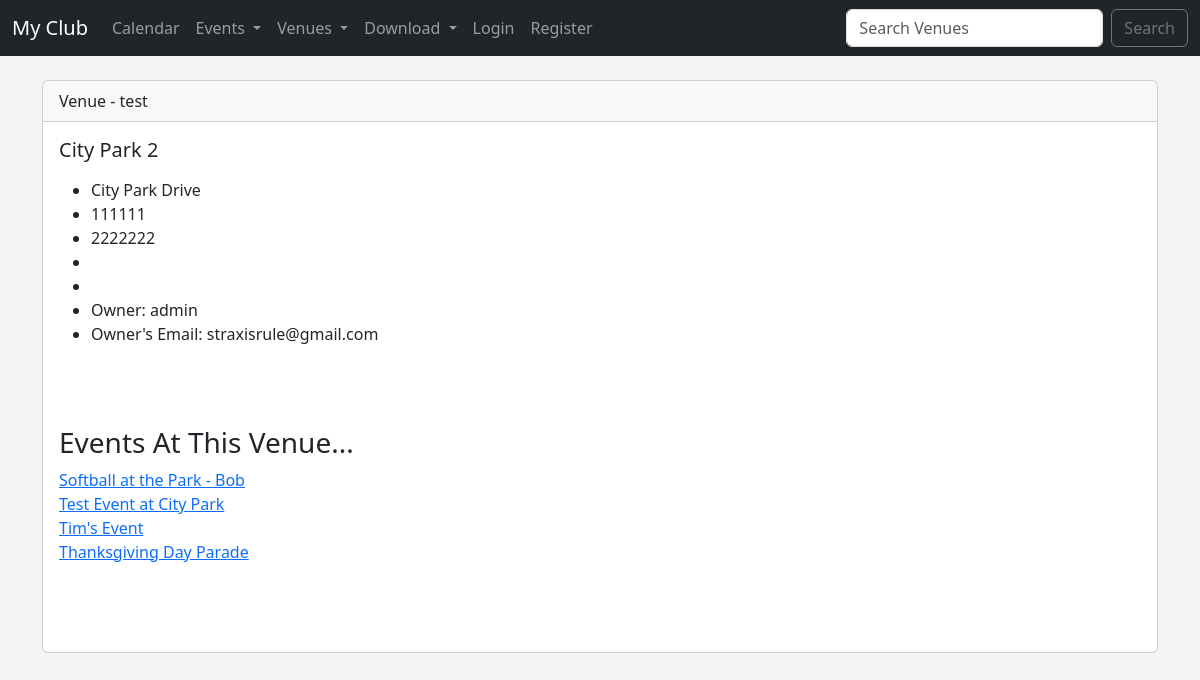
The page /show_venue/5 on the database as committed earlier.
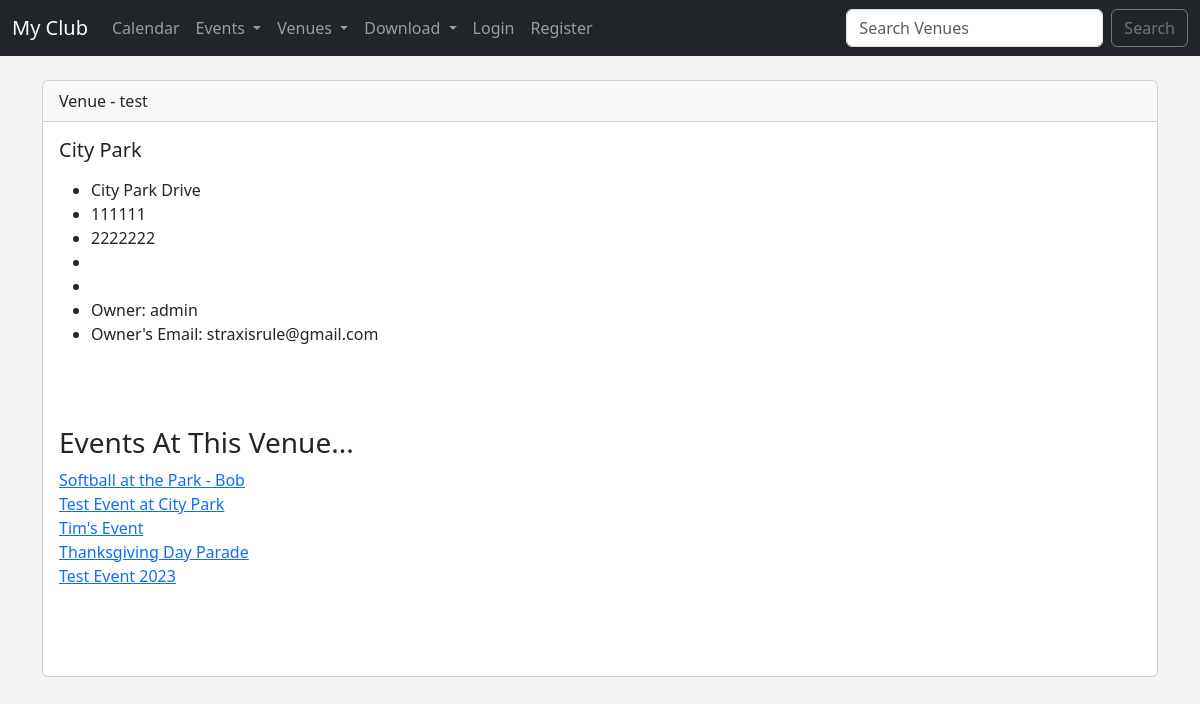
The same page on the database as committed later.
### events/models.py (models this page shows, shortened)
class Venue(models.Model):
	name = models.CharField('Venue Name', max_length=120)
	address = models.CharField(max_length=300)
	zip_code = models.CharField('Zip Code', max_length=15)
	phone = models.CharField('Contact Phone', max_length=45, blank=True)
	web = models.URLField('Website Address', blank=True)
	email_address = models.EmailField('Email Address', blank=True)
	owner = models.IntegerField('Venue Owner', blank=False, default=1)
	venue_image = models.ImageField(null=True, blank=True, upload_to="images/")
	def __str__(self):
		return self.name

class Event(models.Model):
	name = models.CharField('Event Name', max_length=120)
	event_date = models.DateTimeField('Event Date')
	venue = models.ForeignKey(Venue, blank=True, null=True, on_delete=models.CASCADE)
	manager = models.ForeignKey(User, blank=True, null=True, on_delete=models.SET_NULL)
	description = models.TextField(blank=True)
	attendees = models.ManyToManyField(MyClubUser, blank=True)
	approved = models.BooleanField("Approved", default=False)
	def __str__(self):
		return self.name

### events/views.py (the view)
# urls.py: path('show_venue/<venue_id>', views.show_venue, name="show-venue"),
def show_venue(request, venue_id):
	venue = Venue.objects.get(pk=venue_id)
	venue_owner = User.objects.get(pk=venue.owner)
	events = venue.event_set.all()
	return render(request, 'events/show_venue.html',
		{'venue': venue,
		'venue_owner': venue_owner,
		'events': events})

### events/templates/events/show_venue.html (shortened to what this page needs)
{% extends 'events/base.html' %}
{% block content %}
	<div class="card">
	  <div class="card-header">
	    Venue - test
	  </div>
	  <div class="card-body">
	    <h5 class="card-title">{{ venue }}</h5>
	    <p class="card-text">
	      <ul>
			<li>{{ venue.address }}</li>
			<li>{{ venue.zip_code }}</li>
			<li>{{ venue.phone }}</li>
			<li>{{ venue.email_address }}</li>
			<li><a href="{{ venue.web }}">{{ venue.web }}</a></li>
			<li>Owner: {{ venue_owner }} </li>
			<li>Owner's Email: {{ venue_owner.email }} </li>
		  </ul>
		  <br/>
	    </p>
	    <br/>
	    <h3>Events At This Venue...</h3>
	    {% if events %}
		{% for event in events %}
			<a href="{% url 'show-event' event.id %}">{{ event }}</a><br/>
		{% endfor %}
		<br/>
		{% else %}
		No Events Scheduled At This Time...
		{% endif %}
	  </div>
	  <br/><br/>
	</div>
{% endblock %}

Rows that differ between the two databases and show on the page:
changed Venue "City Park Drive": name "City Park 2" → "City Park"
added Event: name "Test Event 2023"
